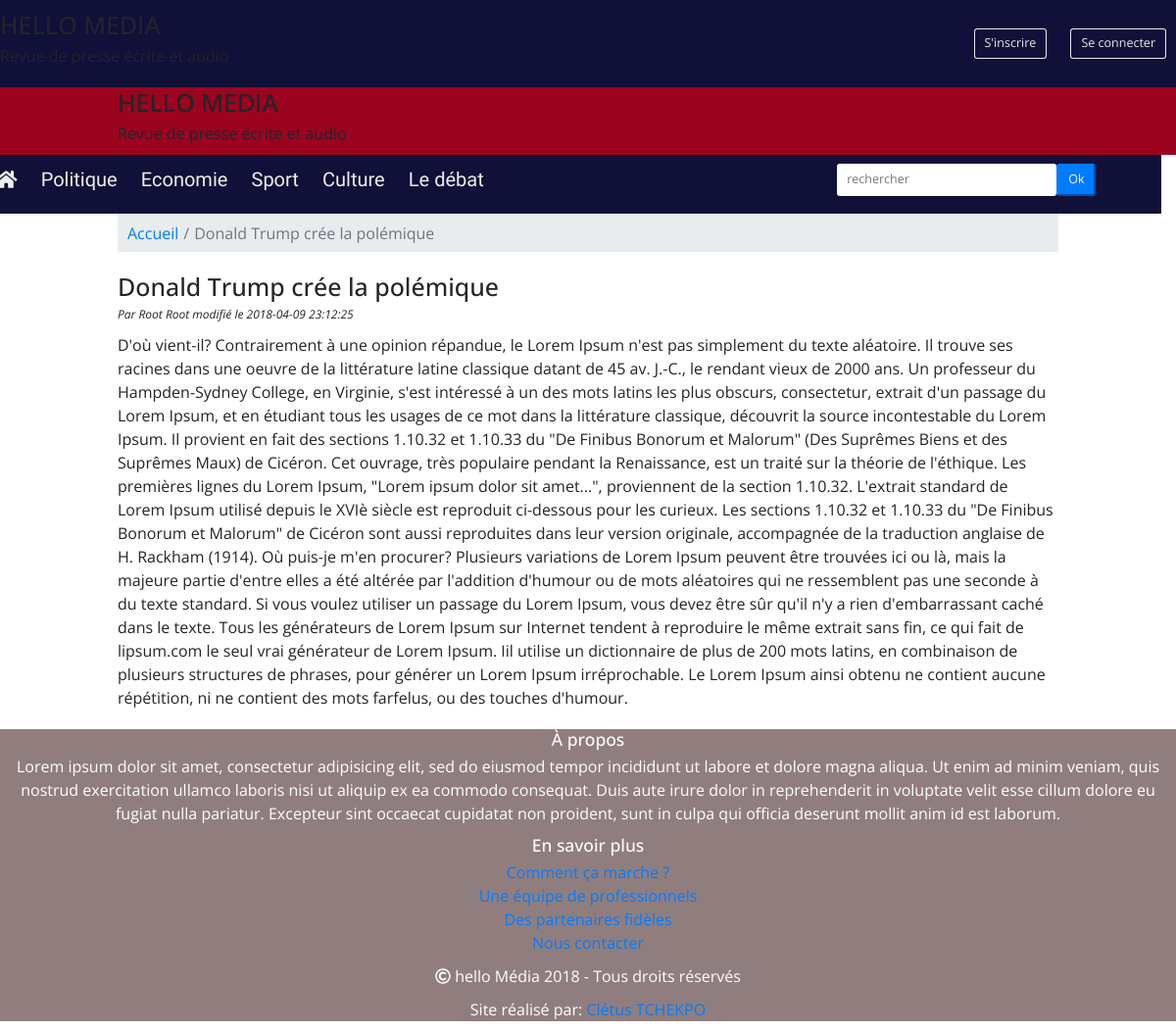
Screenshot of /actualites/donald-trump-cree-la-polemique with the database file from the repository.
### tables this page shows
CREATE TABLE `decodage_actu` (
  `id` int(11) NOT NULL,
  `title` varchar(100) NOT NULL,
  `slug` varchar(100) NOT NULL,
  `content` text NOT NULL,
  `createdAt` datetime NOT NULL DEFAULT CURRENT_TIMESTAMP,
  `postedAt` datetime DEFAULT NULL,
  `updatedAt` datetime DEFAULT NULL,
  `posted` tinyint(1) NOT NULL,
  `user_id` int(11) NOT NULL
);

CREATE TABLE `users` (
  `userId` int(11) NOT NULL,
  `userFirstName` varchar(100) NOT NULL,
  `userLastName` varchar(100) NOT NULL,
  `userLogin` varchar(100) NOT NULL,
  `userEmail` varchar(100) NOT NULL,
  `userPassword` varchar(255) NOT NULL,
  `userAvatar` varchar(100) NOT NULL DEFAULT 'default.png',
  `role` varchar(100) NOT NULL DEFAULT 'user',
  `created_at` datetime NOT NULL DEFAULT CURRENT_TIMESTAMP,
  `country` varchar(100) NOT NULL
);

### apprdp/core/Posts_Controller.php (called while the page is built, shortened)
<?php
class Posts_Controller extends CI_Controller
{
	 public function decodageActualite()
	 {
 		$uriSegment = explode('/', uri_string());
		if($uriSegment[1] != null) {
			$slug = $uriSegment[1];
		}
		 $decodage_actu = $this->posts_model->getOneActu($slug)->row();
		 $data = array(
			 'headerTitle' => 'Actualité',
			 'decodage_actu' => $decodage_actu
		 );
		 if ( isset($_SESSION[ "userData" ]) )
		 {
			 $this->load->view('templates/headerLogged.php', $data);
		 }
		 else
		 {
			 $this->load->view('templates/header.php', $data);
		 }
		 if ( $decodage_actu != null)
		 {
			 $this->load->view('templates/actualiteView.php', $data);
			 $this->load->view('templates/footer.php');
		 }
		 else
		 {
			show_error('Cet article n\'existe pas ou a été supprimé');
		 }
	 }
}
 ?>

### index.php (called while the page is built, shortened)
<?php
require_once BASEPATH.'core/CodeIgniter.php';

### apprdp/models/Posts_model.php (called while the page is built, shortened)
<?php
class Posts_model extends CI_Model {
		public function getOneActu($slug)
		{
			$sql = $this->db->select('id, title, slug, content, createdAt, updatedAt, postedAt, userId, userFirstName, userLastName')
						->join('users', 'users.userId = decodage_actu.user_id', 'inner')
						->where(array("slug" => $slug))
						->get("decodage_actu");
			return $sql;
		}
}

### apprdp/views/templates/actualiteView.php (the view, shortened to what this page needs)
<div class="content">
	<nav class="breadcrumb-nav" aria-label="breadcrumb">
		<ol class="breadcrumb">
			<li class="breadcrumb-item"><a href="<?= base_url('/') ?>">Accueil</a></li>
			<li class="breadcrumb-item active" aria-current="page"><?= $decodage_actu->title ?></li>
		</ol>
	</nav>
	<main class="main">
			<h1><?= $decodage_actu->title ?></h1>
			<?php if ( $decodage_actu->updatedAt != null ) { ?>
				<p class="auteur">Par <?= $decodage_actu->userFirstName . ' ' .  $decodage_actu->userFirstName ?> modifié le <?= $decodage_actu->updatedAt ?></p>
			<?php } else { ?>
				<p class="auteur">Par <?= $decodage_actu->userFirstName . ' ' .  $decodage_actu->userFirstName ?> publié le <?= $decodage_actu->postedAt ?></p>
			<?php } ?>
			<p><?= $decodage_actu->content ?></p>
	</main>
</div>

### webroot/css/style.css (style rules this page uses)
html { font-size:62.5% }
* { box-sizing:border-box }
body { font-family:"Open Sans",sans-serif;font-size:1.6rem }
.content { width:80%;margin:auto }
.auteur { font-style:italic;font-size:1.2rem }
.main { margin:2rem 0 }

### rows the page displays
decodage_actu: title "Donald Trump crée la polémique", user.userFirstName "Root", updatedAt "2018-04-09 23:12:25", content "D'où vient-il? Contrairement à une opinion répandue, le Lorem Ipsum n'est pas simplement du texte aléatoire. Il trouve ses racines dans une oeuvre de la littérature latine classique datant de 45 av. J.-C., le rendant vieux de 2000 ans. Un professeur du Hampden-Sydney College, en Virginie, s'est intéressé à un des mots latins les plus obscurs, consectetur, extrait d'un passage du Lorem Ipsum, et en étudiant tous les usages de ce mot dans la littérature classique, découvrit la source incontestable du Lorem Ipsum. Il provient en fait des sections 1.10.32 et 1.10.33 du \"De Finibus Bonorum et Malorum\" (Des Suprêmes Biens et des Suprêmes Maux) de Cicéron. Cet ouvrage, très populaire pendant la…"
